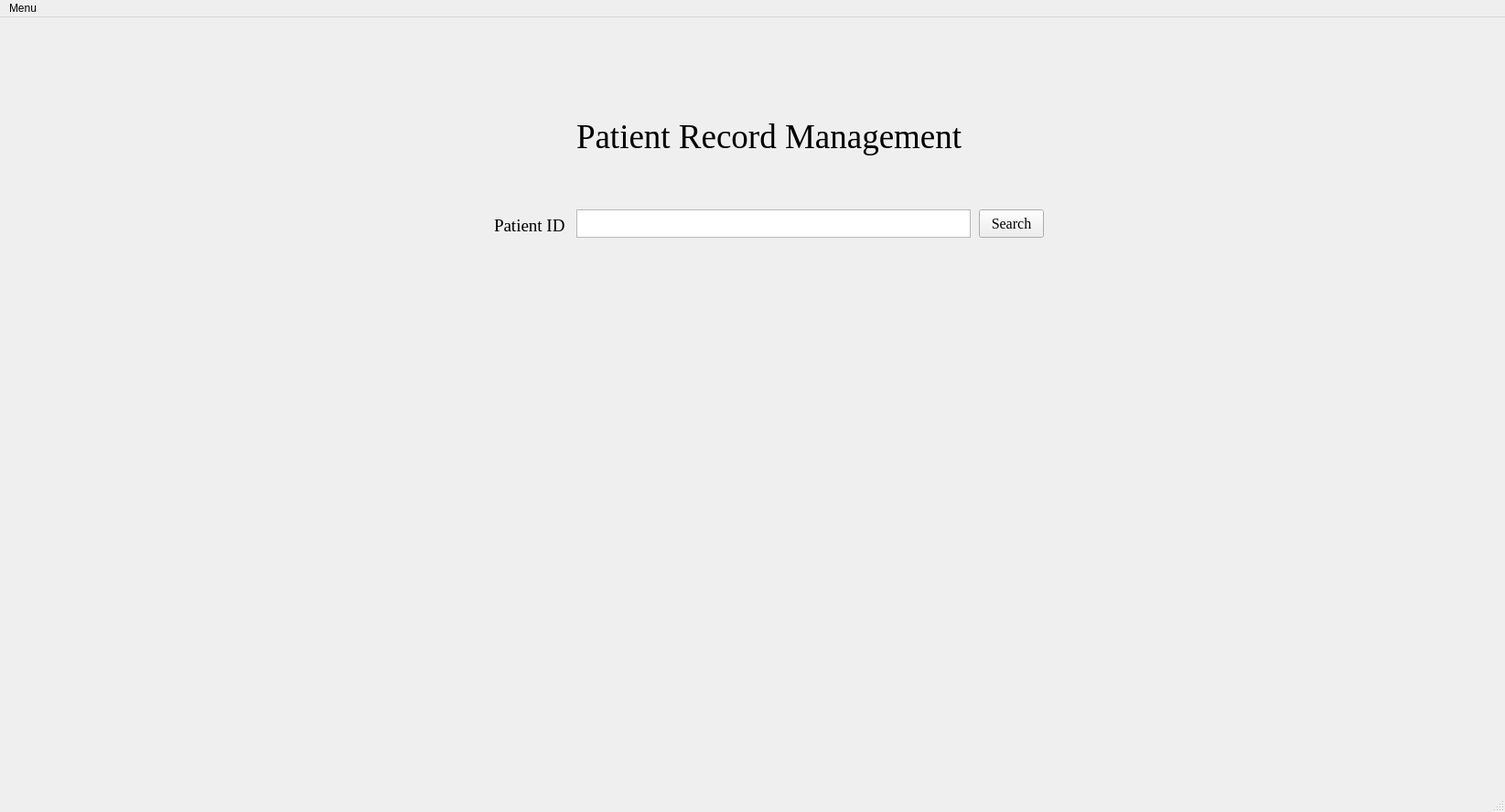
<?xml version="1.0" encoding="UTF-8"?>
<ui version="4.0">
 <class>MainWindow</class>
 <widget class="QMainWindow" name="MainWindow">
  <property name="geometry">
   <rect>
    <x>0</x>
    <y>0</y>
    <width>1645</width>
    <height>888</height>
   </rect>
  </property>
  <property name="windowTitle">
   <string>MainWindow</string>
  </property>
  <widget class="QWidget" name="centralwidget">
   <widget class="QLabel" name="label">
    <property name="geometry">
     <rect>
      <x>630</x>
      <y>60</y>
      <width>421</width>
      <height>141</height>
     </rect>
    </property>
    <property name="font">
     <font>
      <family>Times New Roman</family>
      <pointsize>28</pointsize>
     </font>
    </property>
    <property name="text">
     <string>Patient Record Management</string>
    </property>
   </widget>
   <widget class="QTextBrowser" name="textBrowser">
    <property name="geometry">
     <rect>
      <x>630</x>
      <y>210</y>
      <width>431</width>
      <height>31</height>
     </rect>
    </property>
    <property name="font">
     <font>
      <family>Times New Roman</family>
      <pointsize>12</pointsize>
     </font>
    </property>
   </widget>
   <widget class="QLabel" name="label_2">
    <property name="geometry">
     <rect>
      <x>540</x>
      <y>220</y>
      <width>101</width>
      <height>16</height>
     </rect>
    </property>
    <property name="font">
     <font>
      <family>Times New Roman</family>
      <pointsize>14</pointsize>
     </font>
    </property>
    <property name="text">
     <string>Patient ID</string>
    </property>
   </widget>
   <widget class="QPushButton" name="pushButton">
    <property name="geometry">
     <rect>
      <x>1070</x>
      <y>210</y>
      <width>71</width>
      <height>31</height>
     </rect>
    </property>
    <property name="font">
     <font>
      <family>Times New Roman</family>
      <pointsize>12</pointsize>
     </font>
    </property>
    <property name="text">
     <string>Search</string>
    </property>
   </widget>
  </widget>
  <widget class="QMenuBar" name="menubar">
   <property name="geometry">
    <rect>
     <x>0</x>
     <y>0</y>
     <width>1645</width>
     <height>21</height>
    </rect>
   </property>
   <widget class="QMenu" name="menuMenu">
    <property name="title">
     <string>Menu</string>
    </property>
    <addaction name="actionBack"/>
   </widget>
   <addaction name="menuMenu"/>
  </widget>
  <widget class="QStatusBar" name="statusbar"/>
  <action name="actionSearch">
   <property name="icon">
    <iconset>
     <normaloff>fugue-icons-3.5.6/icons/magnifier.png</normaloff>fugue-icons-3.5.6/icons/magnifier.png</iconset>
   </property>
   <property name="text">
    <string>Search</string>
   </property>
  </action>
  <action name="actionBack">
   <property name="icon">
    <iconset>
     <normaloff>fugue-icons-3.5.6/icons/arrow-curve-180-left.png</normaloff>fugue-icons-3.5.6/icons/arrow-curve-180-left.png</iconset>
   </property>
   <property name="text">
    <string>Back</string>
   </property>
  </action>
 </widget>
 <resources/>
 <connections/>
</ui>
